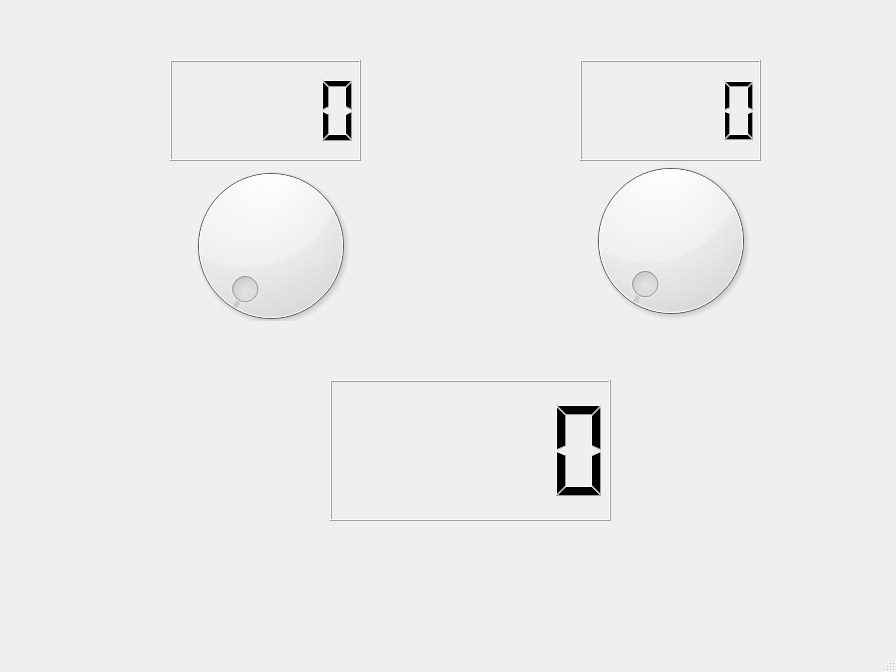
<?xml version="1.0" encoding="UTF-8"?>
<ui version="4.0">
 <class>MainWindow</class>
 <widget class="QMainWindow" name="MainWindow">
  <property name="geometry">
   <rect>
    <x>0</x>
    <y>0</y>
    <width>896</width>
    <height>672</height>
   </rect>
  </property>
  <property name="windowTitle">
   <string>MainWindow</string>
  </property>
  <widget class="QWidget" name="centralwidget">
   <widget class="QWidget" name="Widget1" native="true">
    <property name="geometry">
     <rect>
      <x>500</x>
      <y>30</y>
      <width>331</width>
      <height>291</height>
     </rect>
    </property>
    <widget class="QDial" name="dial1">
     <property name="geometry">
      <rect>
       <x>80</x>
       <y>120</y>
       <width>181</width>
       <height>181</height>
      </rect>
     </property>
    </widget>
    <widget class="QLCDNumber" name="lcdNumber1">
     <property name="geometry">
      <rect>
       <x>80</x>
       <y>30</y>
       <width>181</width>
       <height>101</height>
      </rect>
     </property>
    </widget>
   </widget>
   <widget class="QWidget" name="Widget0" native="true">
    <property name="geometry">
     <rect>
      <x>100</x>
      <y>30</y>
      <width>341</width>
      <height>291</height>
     </rect>
    </property>
    <widget class="QDial" name="dial0">
     <property name="geometry">
      <rect>
       <x>80</x>
       <y>120</y>
       <width>181</width>
       <height>191</height>
      </rect>
     </property>
    </widget>
    <widget class="QLCDNumber" name="lcdNumber0">
     <property name="geometry">
      <rect>
       <x>70</x>
       <y>30</y>
       <width>191</width>
       <height>101</height>
      </rect>
     </property>
    </widget>
   </widget>
   <widget class="QLCDNumber" name="lcdNumber">
    <property name="geometry">
     <rect>
      <x>330</x>
      <y>380</y>
      <width>281</width>
      <height>141</height>
     </rect>
    </property>
   </widget>
  </widget>
  <widget class="QMenuBar" name="menubar">
   <property name="geometry">
    <rect>
     <x>0</x>
     <y>0</y>
     <width>896</width>
     <height>21</height>
    </rect>
   </property>
  </widget>
  <widget class="QStatusBar" name="statusbar"/>
 </widget>
 <resources/>
 <connections>
  <connection>
   <sender>dial0</sender>
   <signal>valueChanged(int)</signal>
   <receiver>lcdNumber0</receiver>
   <slot>display(int)</slot>
   <hints>
    <hint type="sourcelabel">
     <x>276</x>
     <y>247</y>
    </hint>
    <hint type="destinationlabel">
     <x>277</x>
     <y>177</y>
    </hint>
   </hints>
  </connection>
  <connection>
   <sender>dial1</sender>
   <signal>valueChanged(int)</signal>
   <receiver>lcdNumber1</receiver>
   <slot>display(int)</slot>
   <hints>
    <hint type="sourcelabel">
     <x>664</x>
     <y>241</y>
    </hint>
    <hint type="destinationlabel">
     <x>650</x>
     <y>176</y>
    </hint>
   </hints>
  </connection>
  <connection>
   <sender>dial0</sender>
   <signal>valueChanged(int)</signal>
   <receiver>Widget0</receiver>
   <slot>update()</slot>
   <hints>
    <hint type="sourcelabel">
     <x>270</x>
     <y>261</y>
    </hint>
    <hint type="destinationlabel">
     <x>270</x>
     <y>196</y>
    </hint>
   </hints>
  </connection>
  <connection>
   <sender>dial1</sender>
   <signal>valueChanged(int)</signal>
   <receiver>Widget1</receiver>
   <slot>update()</slot>
   <hints>
    <hint type="sourcelabel">
     <x>660</x>
     <y>261</y>
    </hint>
    <hint type="destinationlabel">
     <x>665</x>
     <y>196</y>
    </hint>
   </hints>
  </connection>
 </connections>
</ui>
